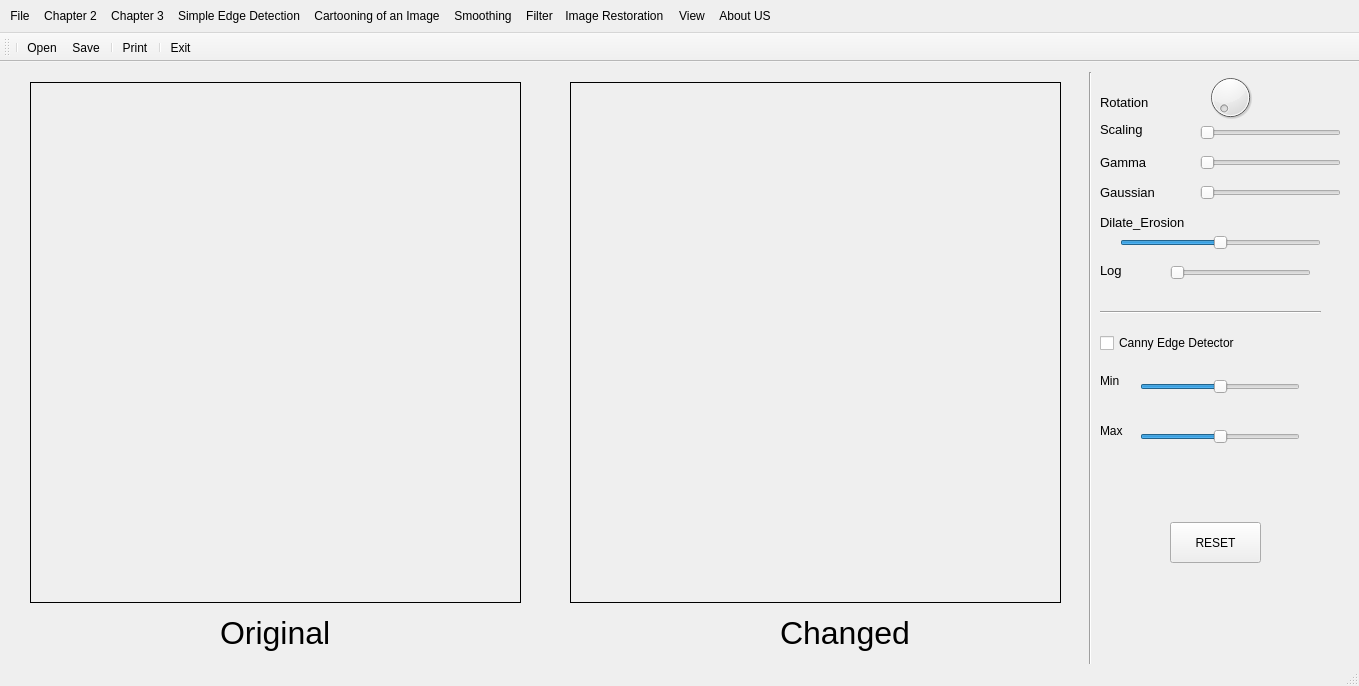
<?xml version="1.0" encoding="UTF-8"?>
<ui version="4.0">
 <class>MainWindow</class>
 <widget class="QMainWindow" name="MainWindow">
  <property name="geometry">
   <rect>
    <x>0</x>
    <y>0</y>
    <width>1359</width>
    <height>686</height>
   </rect>
  </property>
  <property name="windowTitle">
   <string>MainWindow</string>
  </property>
  <property name="styleSheet">
   <string notr="true"/>
  </property>
  <widget class="QWidget" name="centralwidget">
   <widget class="QLabel" name="imgLabel">
    <property name="geometry">
     <rect>
      <x>30</x>
      <y>20</y>
      <width>491</width>
      <height>521</height>
     </rect>
    </property>
    <property name="frameShape">
     <enum>QFrame::Panel</enum>
    </property>
    <property name="frameShadow">
     <enum>QFrame::Plain</enum>
    </property>
    <property name="text">
     <string/>
    </property>
   </widget>
   <widget class="QLabel" name="imgLabel2">
    <property name="geometry">
     <rect>
      <x>570</x>
      <y>20</y>
      <width>491</width>
      <height>521</height>
     </rect>
    </property>
    <property name="frameShape">
     <enum>QFrame::Panel</enum>
    </property>
    <property name="frameShadow">
     <enum>QFrame::Plain</enum>
    </property>
    <property name="text">
     <string/>
    </property>
   </widget>
   <widget class="QDial" name="dial">
    <property name="geometry">
     <rect>
      <x>1190</x>
      <y>10</y>
      <width>81</width>
      <height>51</height>
     </rect>
    </property>
    <property name="font">
     <font>
      <pointsize>8</pointsize>
     </font>
    </property>
    <property name="maximum">
     <number>360</number>
    </property>
   </widget>
   <widget class="QLabel" name="label">
    <property name="geometry">
     <rect>
      <x>1100</x>
      <y>30</y>
      <width>81</width>
      <height>21</height>
     </rect>
    </property>
    <property name="font">
     <font>
      <pointsize>10</pointsize>
     </font>
    </property>
    <property name="text">
     <string>Rotation</string>
    </property>
   </widget>
   <widget class="QSlider" name="horizontalSlider">
    <property name="geometry">
     <rect>
      <x>1200</x>
      <y>90</y>
      <width>141</width>
      <height>22</height>
     </rect>
    </property>
    <property name="minimum">
     <number>5</number>
    </property>
    <property name="maximum">
     <number>20</number>
    </property>
    <property name="value">
     <number>5</number>
    </property>
    <property name="sliderPosition">
     <number>5</number>
    </property>
    <property name="orientation">
     <enum>Qt::Horizontal</enum>
    </property>
   </widget>
   <widget class="QLabel" name="label_2">
    <property name="geometry">
     <rect>
      <x>1100</x>
      <y>90</y>
      <width>91</width>
      <height>20</height>
     </rect>
    </property>
    <property name="font">
     <font>
      <pointsize>10</pointsize>
     </font>
    </property>
    <property name="text">
     <string>Gamma</string>
    </property>
   </widget>
   <widget class="Line" name="line_5">
    <property name="geometry">
     <rect>
      <x>1080</x>
      <y>10</y>
      <width>20</width>
      <height>631</height>
     </rect>
    </property>
    <property name="orientation">
     <enum>Qt::Vertical</enum>
    </property>
   </widget>
   <widget class="QSlider" name="size_Img">
    <property name="geometry">
     <rect>
      <x>1200</x>
      <y>60</y>
      <width>141</width>
      <height>22</height>
     </rect>
    </property>
    <property name="minimum">
     <number>1</number>
    </property>
    <property name="maximum">
     <number>10</number>
    </property>
    <property name="value">
     <number>1</number>
    </property>
    <property name="sliderPosition">
     <number>1</number>
    </property>
    <property name="orientation">
     <enum>Qt::Horizontal</enum>
    </property>
   </widget>
   <widget class="QLabel" name="label_3">
    <property name="geometry">
     <rect>
      <x>1100</x>
      <y>60</y>
      <width>91</width>
      <height>20</height>
     </rect>
    </property>
    <property name="font">
     <font>
      <pointsize>10</pointsize>
     </font>
    </property>
    <property name="text">
     <string>Scaling</string>
    </property>
    <property name="alignment">
     <set>Qt::AlignLeading|Qt::AlignLeft|Qt::AlignTop</set>
    </property>
    <property name="wordWrap">
     <bool>false</bool>
    </property>
   </widget>
   <widget class="QLabel" name="label_4">
    <property name="geometry">
     <rect>
      <x>1100</x>
      <y>120</y>
      <width>91</width>
      <height>20</height>
     </rect>
    </property>
    <property name="font">
     <font>
      <pointsize>10</pointsize>
     </font>
    </property>
    <property name="text">
     <string>Gaussian</string>
    </property>
   </widget>
   <widget class="QSlider" name="gaussian_QSlider">
    <property name="geometry">
     <rect>
      <x>1200</x>
      <y>120</y>
      <width>141</width>
      <height>22</height>
     </rect>
    </property>
    <property name="minimum">
     <number>0</number>
    </property>
    <property name="maximum">
     <number>4</number>
    </property>
    <property name="pageStep">
     <number>10</number>
    </property>
    <property name="value">
     <number>0</number>
    </property>
    <property name="sliderPosition">
     <number>0</number>
    </property>
    <property name="orientation">
     <enum>Qt::Horizontal</enum>
    </property>
   </widget>
   <widget class="QSlider" name="erosion">
    <property name="geometry">
     <rect>
      <x>1120</x>
      <y>170</y>
      <width>201</width>
      <height>22</height>
     </rect>
    </property>
    <property name="minimum">
     <number>-5</number>
    </property>
    <property name="maximum">
     <number>5</number>
    </property>
    <property name="value">
     <number>0</number>
    </property>
    <property name="sliderPosition">
     <number>0</number>
    </property>
    <property name="orientation">
     <enum>Qt::Horizontal</enum>
    </property>
   </widget>
   <widget class="QLabel" name="label_5">
    <property name="geometry">
     <rect>
      <x>1100</x>
      <y>150</y>
      <width>171</width>
      <height>20</height>
     </rect>
    </property>
    <property name="font">
     <font>
      <pointsize>10</pointsize>
     </font>
    </property>
    <property name="text">
     <string>Dilate_Erosion</string>
    </property>
   </widget>
   <widget class="QLabel" name="log">
    <property name="geometry">
     <rect>
      <x>1100</x>
      <y>201</y>
      <width>61</width>
      <height>20</height>
     </rect>
    </property>
    <property name="font">
     <font>
      <pointsize>10</pointsize>
     </font>
    </property>
    <property name="text">
     <string>Log</string>
    </property>
    <property name="alignment">
     <set>Qt::AlignLeading|Qt::AlignLeft|Qt::AlignTop</set>
    </property>
   </widget>
   <widget class="QSlider" name="Qlog">
    <property name="geometry">
     <rect>
      <x>1170</x>
      <y>200</y>
      <width>141</width>
      <height>22</height>
     </rect>
    </property>
    <property name="minimum">
     <number>2</number>
    </property>
    <property name="maximum">
     <number>4</number>
    </property>
    <property name="value">
     <number>2</number>
    </property>
    <property name="sliderPosition">
     <number>2</number>
    </property>
    <property name="orientation">
     <enum>Qt::Horizontal</enum>
    </property>
   </widget>
   <widget class="Line" name="line_4">
    <property name="geometry">
     <rect>
      <x>1100</x>
      <y>240</y>
      <width>221</width>
      <height>20</height>
     </rect>
    </property>
    <property name="orientation">
     <enum>Qt::Horizontal</enum>
    </property>
   </widget>
   <widget class="QLabel" name="label_6">
    <property name="geometry">
     <rect>
      <x>1100</x>
      <y>310</y>
      <width>31</width>
      <height>17</height>
     </rect>
    </property>
    <property name="text">
     <string>Min</string>
    </property>
   </widget>
   <widget class="QLabel" name="label_7">
    <property name="geometry">
     <rect>
      <x>1100</x>
      <y>360</y>
      <width>31</width>
      <height>17</height>
     </rect>
    </property>
    <property name="text">
     <string>Max</string>
    </property>
   </widget>
   <widget class="QCheckBox" name="canny">
    <property name="geometry">
     <rect>
      <x>1100</x>
      <y>270</y>
      <width>221</width>
      <height>22</height>
     </rect>
    </property>
    <property name="autoFillBackground">
     <bool>false</bool>
    </property>
    <property name="text">
     <string>Canny Edge Detector</string>
    </property>
    <property name="checkable">
     <bool>true</bool>
    </property>
    <property name="checked">
     <bool>false</bool>
    </property>
   </widget>
   <widget class="QSlider" name="canny_min">
    <property name="geometry">
     <rect>
      <x>1140</x>
      <y>310</y>
      <width>160</width>
      <height>29</height>
     </rect>
    </property>
    <property name="maximum">
     <number>200</number>
    </property>
    <property name="value">
     <number>100</number>
    </property>
    <property name="orientation">
     <enum>Qt::Horizontal</enum>
    </property>
   </widget>
   <widget class="QSlider" name="canny_max">
    <property name="geometry">
     <rect>
      <x>1140</x>
      <y>360</y>
      <width>160</width>
      <height>29</height>
     </rect>
    </property>
    <property name="maximum">
     <number>400</number>
    </property>
    <property name="value">
     <number>200</number>
    </property>
    <property name="orientation">
     <enum>Qt::Horizontal</enum>
    </property>
   </widget>
   <widget class="QPushButton" name="pushButton">
    <property name="geometry">
     <rect>
      <x>1170</x>
      <y>460</y>
      <width>91</width>
      <height>41</height>
     </rect>
    </property>
    <property name="focusPolicy">
     <enum>Qt::StrongFocus</enum>
    </property>
    <property name="text">
     <string>RESET</string>
    </property>
   </widget>
   <widget class="QLabel" name="label_9">
    <property name="geometry">
     <rect>
      <x>220</x>
      <y>540</y>
      <width>211</width>
      <height>61</height>
     </rect>
    </property>
    <property name="font">
     <font>
      <pointsize>24</pointsize>
     </font>
    </property>
    <property name="text">
     <string>Original</string>
    </property>
   </widget>
   <widget class="QLabel" name="label_10">
    <property name="geometry">
     <rect>
      <x>780</x>
      <y>540</y>
      <width>201</width>
      <height>61</height>
     </rect>
    </property>
    <property name="font">
     <font>
      <pointsize>24</pointsize>
     </font>
    </property>
    <property name="text">
     <string>Changed</string>
    </property>
   </widget>
  </widget>
  <widget class="QMenuBar" name="menubar">
   <property name="geometry">
    <rect>
     <x>0</x>
     <y>0</y>
     <width>1359</width>
     <height>30</height>
    </rect>
   </property>
   <widget class="QMenu" name="menuFile">
    <property name="title">
     <string>File</string>
    </property>
    <addaction name="actionOpen"/>
    <addaction name="actionSave"/>
    <addaction name="separator"/>
    <addaction name="actionPrint"/>
    <addaction name="separator"/>
    <addaction name="actionQuit"/>
   </widget>
   <widget class="QMenu" name="menuView">
    <property name="title">
     <string>View</string>
    </property>
    <addaction name="actionSmall"/>
    <addaction name="actionBig"/>
   </widget>
   <widget class="QMenu" name="menuCh_ng_6">
    <property name="title">
     <string>Chapter 2</string>
    </property>
    <addaction name="actionRotation"/>
    <addaction name="actionAffine"/>
    <addaction name="actionTranslation"/>
   </widget>
   <widget class="QMenu" name="menuCh_ng_9">
    <property name="title">
     <string>Chapter 3</string>
    </property>
    <addaction name="actioAnhXam"/>
    <addaction name="actionNegative"/>
    <addaction name="actionLog"/>
    <addaction name="actionHistogram"/>
    <addaction name="actionGamma"/>
   </widget>
   <widget class="QMenu" name="menuAbout">
    <property name="title">
     <string>About US</string>
    </property>
    <addaction name="actionQt"/>
    <addaction name="actionAuthor"/>
   </widget>
   <widget class="QMenu" name="menuType_Noise">
    <property name="title">
     <string>Image Restoration
</string>
    </property>
    <widget class="QMenu" name="menuType_Here">
     <property name="title">
      <string>Image Restoration 1
</string>
     </property>
     <addaction name="actionMedian_Filtering"/>
     <addaction name="actionAdaptive_Median_Filtering"/>
     <addaction name="actionAdaptive_Wiener_Filtering"/>
    </widget>
    <widget class="QMenu" name="menuImage_Restoration_2">
     <property name="title">
      <string>Image Restoration 2</string>
     </property>
     <addaction name="actionInverse_Filter"/>
    </widget>
    <widget class="QMenu" name="menuImage_Restoration">
     <property name="title">
      <string>Image Restoration </string>
     </property>
     <widget class="QMenu" name="menuType_Noise_3">
      <property name="title">
       <string>Type Noise</string>
      </property>
      <addaction name="actionGaussian"/>
      <addaction name="actionRayleigh"/>
      <addaction name="actionErlang"/>
      <addaction name="actionUniform"/>
      <addaction name="actionImpluse"/>
     </widget>
     <addaction name="menuType_Noise_3"/>
     <addaction name="separator"/>
     <addaction name="actionHistogram_PDF"/>
    </widget>
    <addaction name="separator"/>
    <addaction name="menuImage_Restoration"/>
    <addaction name="menuType_Here"/>
    <addaction name="menuImage_Restoration_2"/>
   </widget>
   <widget class="QMenu" name="menuSimple_Edge_Detection_2">
    <property name="title">
     <string>Simple Edge Detection</string>
    </property>
    <addaction name="actionSHT"/>
   </widget>
   <widget class="QMenu" name="menuSmoothing">
    <property name="title">
     <string>Smoothing</string>
    </property>
    <addaction name="actionBlur"/>
    <addaction name="actionBox_Filter"/>
    <addaction name="actionMedian_Filter"/>
    <addaction name="actionBilateral_Filter"/>
    <addaction name="actionGaussian_Filter"/>
   </widget>
   <widget class="QMenu" name="menuFilter">
    <property name="title">
     <string>Filter</string>
    </property>
    <addaction name="actionMedian_threshold_2"/>
    <addaction name="actionDirectional_Filtering_2"/>
    <addaction name="actionDirectional_Filtering_3"/>
    <addaction name="actionDirectional_Filtering_4"/>
    <addaction name="action_Butterworth"/>
    <addaction name="action_Notch_filter"/>
   </widget>
   <widget class="QMenu" name="menuCartooning_of_an_Image">
    <property name="title">
     <string>Cartooning of an Image</string>
    </property>
    <addaction name="actionCartoon"/>
   </widget>
   <addaction name="menuFile"/>
   <addaction name="menuCh_ng_6"/>
   <addaction name="menuCh_ng_9"/>
   <addaction name="menuSimple_Edge_Detection_2"/>
   <addaction name="menuCartooning_of_an_Image"/>
   <addaction name="menuSmoothing"/>
   <addaction name="menuFilter"/>
   <addaction name="menuType_Noise"/>
   <addaction name="menuView"/>
   <addaction name="menuAbout"/>
  </widget>
  <widget class="QStatusBar" name="statusbar"/>
  <widget class="QToolBar" name="toolBar">
   <property name="windowTitle">
    <string>toolBar</string>
   </property>
   <attribute name="toolBarArea">
    <enum>TopToolBarArea</enum>
   </attribute>
   <attribute name="toolBarBreak">
    <bool>true</bool>
   </attribute>
   <addaction name="separator"/>
   <addaction name="actionOpen"/>
   <addaction name="actionSave"/>
   <addaction name="separator"/>
   <addaction name="actionPrint"/>
   <addaction name="separator"/>
   <addaction name="actionQuit"/>
  </widget>
  <action name="actionOpen">
   <property name="icon">
    <iconset>
     <normaloff>open.png</normaloff>open.png</iconset>
   </property>
   <property name="text">
    <string>Open</string>
   </property>
  </action>
  <action name="actionSave">
   <property name="icon">
    <iconset>
     <normaloff>save.png</normaloff>save.png</iconset>
   </property>
   <property name="text">
    <string>Save</string>
   </property>
  </action>
  <action name="actionPrint">
   <property name="icon">
    <iconset>
     <normaloff>print.png</normaloff>print.png</iconset>
   </property>
   <property name="text">
    <string>Print</string>
   </property>
  </action>
  <action name="actionQuit">
   <property name="icon">
    <iconset>
     <normaloff>Quit.png</normaloff>Quit.png</iconset>
   </property>
   <property name="text">
    <string>Exit</string>
   </property>
  </action>
  <action name="actioAnhXam">
   <property name="text">
    <string>Graycsale</string>
   </property>
  </action>
  <action name="actionCanny">
   <property name="text">
    <string>Canny</string>
   </property>
  </action>
  <action name="actionNegative">
   <property name="text">
    <string>Negative</string>
   </property>
  </action>
  <action name="actionHistogram">
   <property name="text">
    <string>Histogram Equal</string>
   </property>
  </action>
  <action name="actionLog">
   <property name="text">
    <string>Log </string>
   </property>
  </action>
  <action name="actionGaussan">
   <property name="text">
    <string>Gaussan</string>
   </property>
  </action>
  <action name="actionHigh_Boost">
   <property name="text">
    <string>High Boost</string>
   </property>
  </action>
  <action name="actionLaplacian">
   <property name="text">
    <string>Laplacian</string>
   </property>
  </action>
  <action name="actionFilter_Average">
   <property name="text">
    <string>Median</string>
   </property>
  </action>
  <action name="actionUnsharp">
   <property name="text">
    <string>Unsharp</string>
   </property>
  </action>
  <action name="actionCh_ng_5">
   <property name="text">
    <string>Chương 5</string>
   </property>
  </action>
  <action name="actionTanSo">
   <property name="text">
    <string>Ảnh Miền Tần Số</string>
   </property>
  </action>
  <action name="actionIdeal_LPF">
   <property name="text">
    <string>Ideal LPF</string>
   </property>
  </action>
  <action name="actionButter_LPF">
   <property name="text">
    <string>Butterworth LPF</string>
   </property>
  </action>
  <action name="actionGaussian_LPF">
   <property name="text">
    <string>Gaussian LPF</string>
   </property>
  </action>
  <action name="actionIdeal_HPF">
   <property name="text">
    <string>Ideal HPF</string>
   </property>
  </action>
  <action name="actionButterworth_HPF">
   <property name="text">
    <string>Butterworth HPF</string>
   </property>
  </action>
  <action name="actionGaussian_HPF">
   <property name="text">
    <string>Gaussian HPF</string>
   </property>
  </action>
  <action name="actiondilate">
   <property name="text">
    <string>dilate</string>
   </property>
  </action>
  <action name="actionErode">
   <property name="text">
    <string>Erode</string>
   </property>
  </action>
  <action name="actionOpen_2">
   <property name="text">
    <string>Open</string>
   </property>
  </action>
  <action name="actionClose">
   <property name="text">
    <string>Close</string>
   </property>
  </action>
  <action name="actionHit_miss">
   <property name="text">
    <string>Hit-miss</string>
   </property>
  </action>
  <action name="actionDilate">
   <property name="text">
    <string>Dilate</string>
   </property>
  </action>
  <action name="actionMorboundary">
   <property name="text">
    <string>Morboundary</string>
   </property>
  </action>
  <action name="actionGradient">
   <property name="text">
    <string>Gradient</string>
   </property>
  </action>
  <action name="actionConvex">
   <property name="text">
    <string>Convex</string>
   </property>
  </action>
  <action name="actionx_direcction_Sobel">
   <property name="text">
    <string>Sobel X</string>
   </property>
  </action>
  <action name="actiony_direction_Sobel">
   <property name="text">
    <string>Sobel Y</string>
   </property>
  </action>
  <action name="actionLaplacian_2">
   <property name="text">
    <string>Sobel Laplacian</string>
   </property>
  </action>
  <action name="actionLaplacian_of_Gaussian">
   <property name="text">
    <string>Laplacian of Gaussian</string>
   </property>
  </action>
  <action name="actionHough">
   <property name="text">
    <string>Hough</string>
   </property>
  </action>
  <action name="actionSmall">
   <property name="text">
    <string>Zoom in</string>
   </property>
  </action>
  <action name="actionRotation">
   <property name="text">
    <string>Rotation</string>
   </property>
  </action>
  <action name="actionAffine">
   <property name="text">
    <string>Shearing</string>
   </property>
  </action>
  <action name="actionGamma">
   <property name="text">
    <string>Gamma</string>
   </property>
  </action>
  <action name="actionBig">
   <property name="text">
    <string>Zoom out</string>
   </property>
  </action>
  <action name="actionQt">
   <property name="text">
    <string>About Qt</string>
   </property>
  </action>
  <action name="actionAuthor">
   <property name="text">
    <string>Author</string>
   </property>
  </action>
  <action name="actionTranslation">
   <property name="text">
    <string>Translation</string>
   </property>
  </action>
  <action name="actionGaussian">
   <property name="text">
    <string>Gaussian</string>
   </property>
  </action>
  <action name="actionRayleigh">
   <property name="text">
    <string>Rayleigh</string>
   </property>
  </action>
  <action name="actionImpluse">
   <property name="text">
    <string>Impluse</string>
   </property>
  </action>
  <action name="actionUniform">
   <property name="text">
    <string>Uniform</string>
   </property>
  </action>
  <action name="actionErlang">
   <property name="text">
    <string>Erlang</string>
   </property>
  </action>
  <action name="actionHistogram_PDF">
   <property name="text">
    <string>Histogram PDF</string>
   </property>
  </action>
  <action name="actionDetecion">
   <property name="text">
    <string>HoughLines</string>
   </property>
  </action>
  <action name="actionHoughLines">
   <property name="text">
    <string>HoughLines</string>
   </property>
  </action>
  <action name="actionSHT">
   <property name="text">
    <string> Standard Hough Transform</string>
   </property>
  </action>
  <action name="actionMedian_Filtering">
   <property name="text">
    <string>Median Filtering</string>
   </property>
  </action>
  <action name="actionAdaptive_Wiener_Filtering">
   <property name="text">
    <string>Adaptive Wiener Filtering</string>
   </property>
  </action>
  <action name="actionAdaptive_Median_Filtering">
   <property name="text">
    <string>Adaptive Median Filtering</string>
   </property>
  </action>
  <action name="actionInverse_Filter">
   <property name="text">
    <string>Inverse Filter </string>
   </property>
  </action>
  <action name="actionBlur">
   <property name="text">
    <string>Blur</string>
   </property>
  </action>
  <action name="actionBox_Filter">
   <property name="text">
    <string>Box Filter</string>
   </property>
  </action>
  <action name="actionMedian_Filter">
   <property name="text">
    <string>Median Filter</string>
   </property>
  </action>
  <action name="actionBilateral_Filter">
   <property name="text">
    <string>Bilateral Filter</string>
   </property>
  </action>
  <action name="actionGaussian_Filter">
   <property name="text">
    <string>Gaussian Filter</string>
   </property>
  </action>
  <action name="actionDirectional_Filtering">
   <property name="text">
    <string>Directional Filtering</string>
   </property>
  </action>
  <action name="actionMedian_threshold">
   <property name="text">
    <string>Median threshold</string>
   </property>
  </action>
  <action name="actionMedian_threshold_2">
   <property name="text">
    <string>Median threshold</string>
   </property>
  </action>
  <action name="actionDirectional_Filtering_2">
   <property name="text">
    <string>Directional Filtering</string>
   </property>
  </action>
  <action name="action_Butterworth">
   <property name="text">
    <string>Butterworth Filter</string>
   </property>
  </action>
  <action name="action_Notch_filter">
   <property name="text">
    <string>Notch Filter</string>
   </property>
  </action>
  <action name="actionCartoon">
   <property name="text">
    <string>Cartoon</string>
   </property>
  </action>
  <action name="actionDirectional_Filtering_3">
   <property name="text">
    <string>Directional Filtering 2</string>
   </property>
  </action>
  <action name="actionDirectional_Filtering_4">
   <property name="text">
    <string>Directional Filtering 3</string>
   </property>
  </action>
 </widget>
 <resources/>
 <connections/>
</ui>
